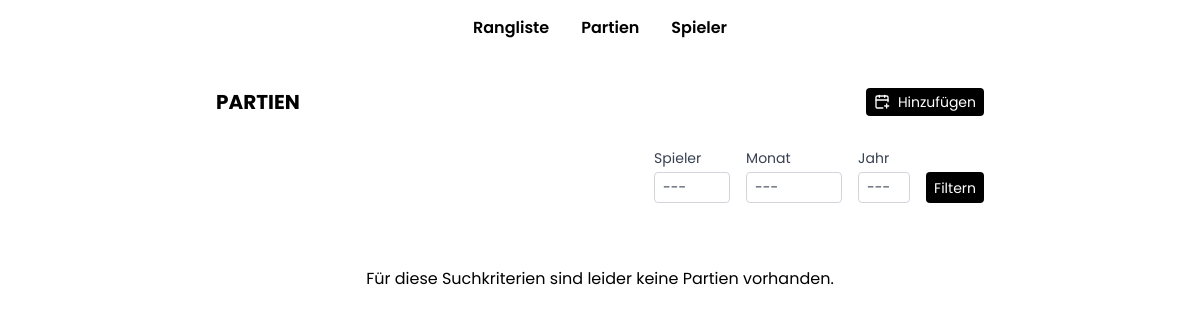
Page /match/ on the earlier database version.
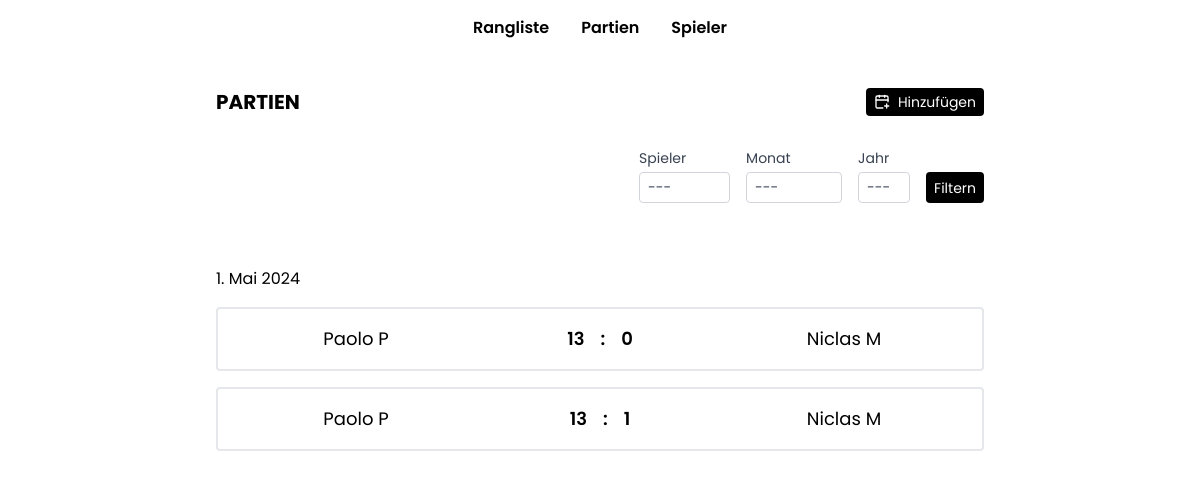
Same page on the later database version.
### boule/models.py (models this page shows, shortened)
class Match(models.Model):
    date = models.DateField()
    team_1_points = models.PositiveSmallIntegerField(default=0)
    team_2_points = models.PositiveSmallIntegerField(default=0)
    players = models.ManyToManyField(Player, through="PlayerMatch")

class PlayerMatch(models.Model):
    class TeamChoices(models.IntegerChoices):
        TEAM_1 = 1, "Team 1"
        TEAM_2 = 2, "Team 2"
    match = models.ForeignKey(
        Match, on_delete=models.CASCADE, related_name="player_matches"
    )
    player = models.ForeignKey(
        Player, on_delete=models.CASCADE, related_name="player_matches"
    )
    team = models.IntegerField(choices=TeamChoices)
    class Meta:
        unique_together = ["match", "player"]

class Player(models.Model):
    first_name = models.CharField(max_length=255)
    last_name = models.CharField(max_length=255, blank=True)
    class Meta:
        unique_together = ["first_name", "last_name"]

### boule/views.py (the view)
# urls.py: path("match/", MatchListView.as_view(), name="match-list"),
class MatchListView(View):
    def get(self, request, *args, **kwargs):
        player = request.GET.get("player")
        month = request.GET.get("month")
        year = request.GET.get("year")
        players = Player.objects.all()
        matches = Match.objects.prefetch_related("player_matches__player").order_by(
            "-date"
        )
        if month != "" and month is not None:
            matches = matches.filter(date__month=month)
        if year != "" and year is not None:
            matches = matches.filter(date__year=year)
        if player != "" and player is not None:
            matches = matches.filter(
                Q(player_matches__player__first_name__iexact=player.split(",")[0])
                & Q(player_matches__player__last_name__iexact=player.split(",")[1])
            )
        matches_by_date = defaultdict(list)
        for match in matches:
            matches_by_date[match.date].append(match)
        current_year = datetime.now().year
        years = reversed(range(current_year - 4, current_year + 1))
        return render(
            request,
            "match/match_list.html",
            {
                "matches_by_date": dict(matches_by_date),
                "players": players,
                "months": months,
                "years": years,
                "selected_player": player.replace(",", " ").strip() if player else None,
                "selected_month": months.get(month),
                "selected_year": year,
            },
        )

### boule/templates/match/match_list.html (shortened to what this page needs)
{% extends '../base.html' %}
{% load i18n %}
{% block content %}
<div class="flex justify-between items-center">
    <h2 class="font-bold uppercase text-xl">Partien</h2>
    <a href="{% url 'match-add' %}">
        <div class="flex items-center py-1 px-2 text-white bg-black rounded text-sm">
            <i data-lucide="calendar-plus" class="w-4 h-4 mr-2"></i>
            Hinzufügen
        </div>
    </a>
</div>
<div>
    <form action="{% url 'match-list' %}" method="get" class="flex space-x-2 md:space-x-4 justify-end items-end">
        <div>
            <label for="player" class="block text-gray-700 text-sm mb-1">Spieler</label>
            <select name="player" id="player"
                class="bg-white focus:outline-none border border-gray-300 rounded py-1 px-2 block w-full appearance-none leading-normal text-gray-700 text-sm">
                <option value="">---</option>
            </select>
        </div>
        <div>
            <label for="month" class="block text-gray-700 text-sm mb-1">Monat</label>
            <select name="month" id="month"
                class="bg-white focus:outline-none border border-gray-300 rounded py-1 px-2 block w-full appearance-none leading-normal text-gray-700 text-sm">
                <option value="">---</option>
            </select>
        </div>
        <div>
            <label for="year" class="block text-gray-700 text-sm mb-1">Jahr</label>
            <select name="year" id="year"
                class="bg-white focus:outline-none border border-gray-300 rounded py-1 px-2 block w-full appearance-none leading-normal text-gray-700 text-sm">
                <option value="">---</option>
            </select>
        </div>
        <input type="submit" value="Filtern"
            class="py-1 px-2 h-[31px] bg-black text-sm text-white rounded hover:cursor-pointer">
    </form>
</div>
<div class="space-y-4 flex flex-col">
    {% for date, matches in matches_by_date.items %}
    <h2>{{ date }}</h2>
    {% for match in matches %}
    <a href="{% url 'match-edit' match.id %}">
        <div class="text-lg text-center p-4 border-2 rounded hover:bg-gray-100">
            <div class="grid grid-cols-3">
                <div>
                    {% for player_match in match.player_matches.all %}
                    {% if player_match.team == 1 %}
                    <div>{{ player_match.player.first_name }} {{ player_match.player.last_name|slice:":1" }}</div>
                    {% endif %}
                    {% endfor %}
                </div>
                <div class="flex items-center justify-center font-semibold space-x-4">
                    <div class="text-center">{{ match.team_1_points }}</div>
                    <span>:</span>
                    <div class="text-center">{{ match.team_2_points }}</div>
                </div>
                <div>
                    {% for player_match in match.player_matches.all %}
                    {% if player_match.team == 2 %}
                    <div>{{ player_match.player.first_name }} {{ player_match.player.last_name|slice:":1" }}</div>
                    {% endif %}
                    {% endfor %}
                </div>
            </div>
        </div>
    </a>
    {% endfor %}
    {% empty %}
    <div class="w-full text-center">Für diese Suchkriterien sind leider keine Partien vorhanden.</div>
    {% endfor %}
</div>
{% endblock %}

### boule/templates/base.html (shortened to what this page needs)
{% load static %}
<!doctype html>
<html>
<head>
    <script src="https://cdn.tailwindcss.com"></script>
    <link rel="stylesheet" type="text/css" href="{% static 'css/main.css' %}">
</head>
<body>
    <div class="flex justify-center ">
        <div class="container max-w-[800px]">
            <nav class="flex space-x-8 justify-center py-4 mb-8">
                <a href="{% url 'ranking' %}" class="hover:text-blue-600 font-semibold">Rangliste</a>
                <a href="{% url 'match-list' %}" class="hover:text-blue-600 font-semibold">Partien</a>
                <a href="{% url 'player-list' %}" class="hover:text-blue-600 font-semibold">Spieler</a>
            </nav>
            <div class="w-full px-4 pb-8 space-y-8">
                {% block content %}
                {% endblock %}
            </div>
        </div>
    </div>
</body>
</html>

### static/css/main.css (style rules this page uses)
body { font-family: "Poppins", sans-serif; }

Differences in the rows shown:
added Match: date "1. Mai 2024", team_1_points "13", team_2_points "0"
added PlayerMatch: player.first_name "Paolo", player.last_name "P", shown under "13"
added PlayerMatch: player.first_name "Niclas", player.last_name "M", shown under "13"
added Match: team_1_points "13", team_2_points "1", shown under "1. Mai 2024"
added PlayerMatch: player.first_name "Paolo", player.last_name "P", shown under "13"
added PlayerMatch: player.first_name "Niclas", player.last_name "M", shown under "13"
Other differences:
text no longer shown: "Für diese Suchkriterien sind leider keine Partien vorhanden."
